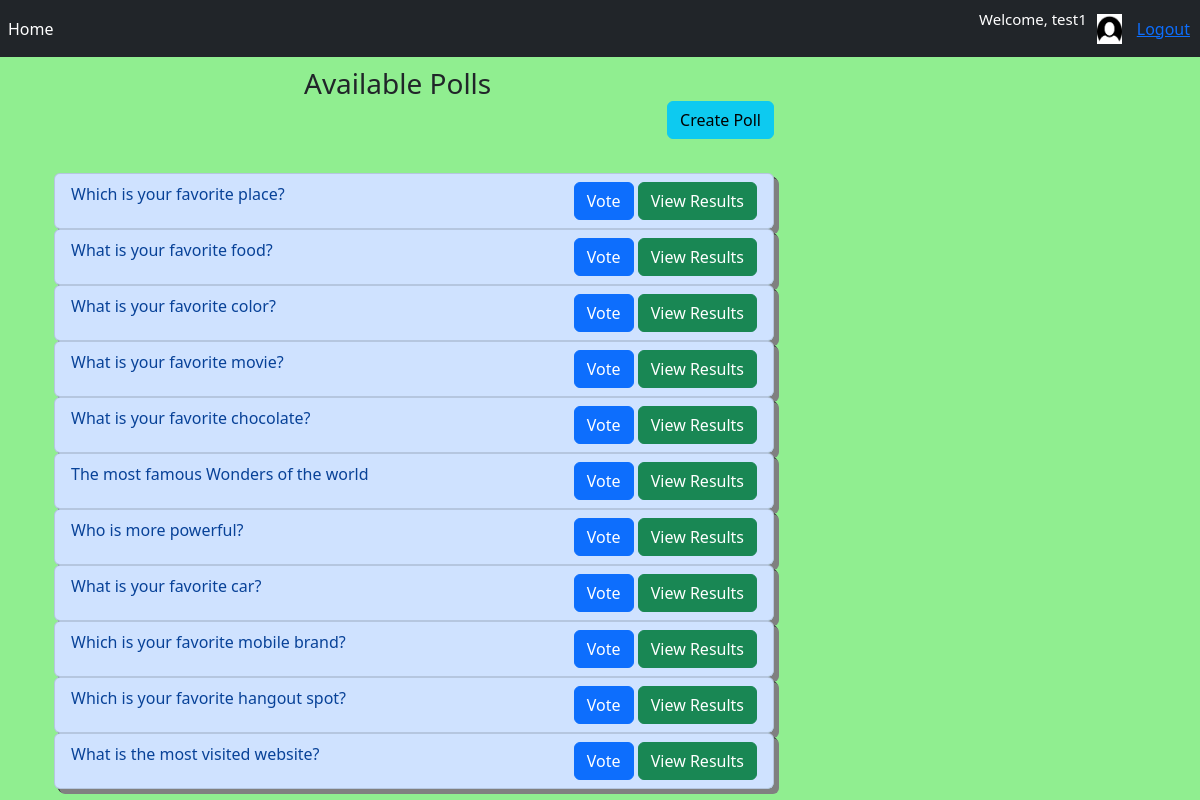
Screenshot of /home/ (signed in) with the database file from the repository.
### Polling/models.py (models this page shows, shortened)
class Poll(models.Model):
    question = models.TextField()
    user = models.ForeignKey(Profile,on_delete=models.SET_NULL,null=True,blank=True)
    option_1 = models.CharField(max_length=30)
    option_2 = models.CharField(max_length=30)
    option_3 = models.CharField(max_length=30)
    option_4 = models.CharField(max_length=30)
    option_1_votes = models.IntegerField(default=0)
    option_2_votes = models.IntegerField(default=0)
    option_3_votes = models.IntegerField(default=0)
    option_4_votes = models.IntegerField(default=0)

### Polling/views.py (the view)
# urls.py: path('home/', views.home_view, name="home"),
@login_required
@cache_control(no_cache=True, must_revalidate=True, no_store=True)
def home_view(request):
    polls = Poll.objects.all()
    context = {'polls': polls}
    return render(request,"home.html", context)

### Polling/templates/home.html (shortened to what this page needs)
{% extends 'base.html' %}
{% load static %}
{% block content %}
<div class="container">
     <div class="row">
        <div class="col-lg-8 col-lg-offset-2">
            <div class="panel panel-default">
                <div class="panel-heading">
                    <h3 style="display:inline; margin:250px;" class="panel-title">Available Polls</h3>
                    <a style="float:right; display:inline-block;" class="btn btn-info" href="{% url 'create' %}">Create Poll</a>
                </div>
                <br><br><br>
                  {% for poll in polls %}
                     <ul class="list-group list-group-small">
                         <li class="list-group-item list-group-item-primary">
                             {{poll.question}}
                             <span class="float-right">
                                 <a class="btn btn-primary" href="{%url 'vote' poll.id %}">Vote</a>
                                 <a class="btn btn-success" href="{%url 'results' poll.id %}">View Results</a>
                             </span>
                         </li>
                     </ul>
                     {% endfor %}
            </div>
        </div>
     </div>
</div>
{% endblock %}

### Polling/templates/base.html (shortened to what this page needs)
<!DOCTYPE html>
{% load static %}
<html lang="en">
<head>
    <link rel="stylesheet" href="https://stackpath.bootstrapcdn.com/bootstrap/4.4.1/css/bootstrap.min.css">
    <link href="https://cdn.jsdelivr.net/npm/bootstrap@5.2.0-beta1/dist/css/bootstrap.min.css" rel="stylesheet">
	<link rel="stylesheet" type="text/css" href="{% static 'CSS/main.css' %}">
</head>
<body>
    <nav class="navbar navbar-expand-lg navbar-dark bg-dark">
      <div class="collapse navbar-collapse" id="navbarSupportedContent">
        <ul class="navbar-nav mr-auto">
          <li class="nav-item active">
            <a class="nav-link" href="{% url 'home' %}">Home <span class="sr-only">(current)</span></a>
          </li>
        </ul>
        <form class="form-inline my-2 my-lg-0">
            <p id="welcome_msg">Welcome, {{request.user}}</p>
            <a href="{% url 'profile' %}">
                <img id="user_img" src="{% static 'images/user.png' %}">
            </a>
            <a style="margin-right: 10px;"href="{% url 'logout' %}">Logout</a>
        </form>
      </div>
    </nav>
    <div class="container">
        {% block content %}
        {% endblock %}
    </div>
</body>
</html>
</body>
</html>

### rows the page displays
Poll: question "Which is your favorite place?"
Poll: question "What is your favorite food?"
Poll: question "What is your favorite color?"
Poll: question "What is your favorite movie?"
Poll: question "What is your favorite chocolate?"
Poll: question "The most famous Wonders of the world"
Poll: question "Who is more powerful?"
Poll: question "What is your favorite car?"
Poll: question "Which is your favorite mobile brand?"
Poll: question "Which is your favorite hangout spot?"
Poll: question "What is the most visited website?"

### other values shown
{{ request.user }} "test1"
